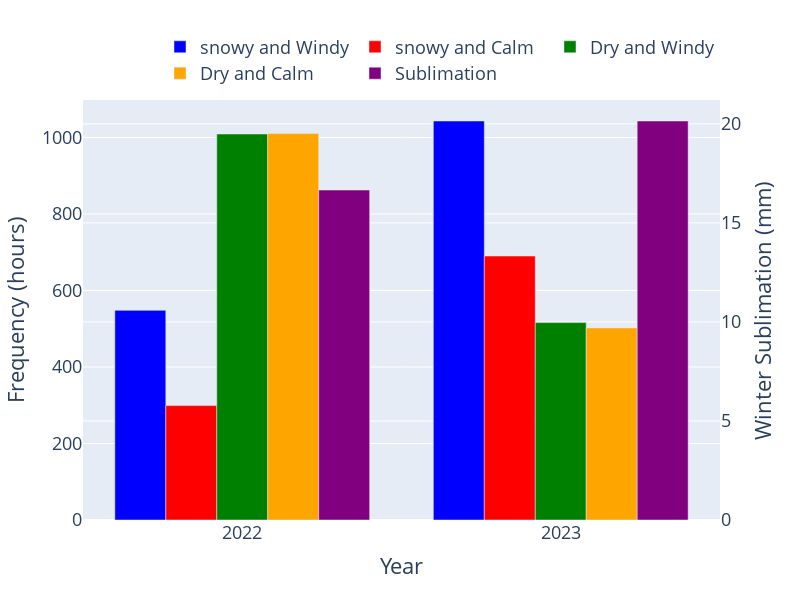

Notebook code cell kept with this figure:
### Code cell
import plotly.graph_objects as go

fig = go.Figure()

# Add primary y-axis bars
fig.add_trace(go.Bar(x=[2022], y=[snowy_sublimation_22.shape[0]], offsetgroup=0, name='snowy and Windy', marker_color='blue'))
fig.add_trace(go.Bar(x=[2022], y=[snowy_calm_sublimation_22.shape[0]], offsetgroup=1, name='snowy and Calm', marker_color='red'))
fig.add_trace(go.Bar(x=[2022], y=[dry_windy_sublimation_22.shape[0]], offsetgroup=2, name='Dry and Windy', marker_color='green'))
fig.add_trace(go.Bar(x=[2022], y=[dry_calm_sublimation_22.shape[0]], offsetgroup=3, name='Dry and Calm', marker_color='orange'))
# fig.add_trace(go.Bar(x=[2022], y=[2904 - snowy_sublimation_22.shape[0] - snowy_calm_sublimation_22.shape[0] - dry_windy_sublimation_22.shape[0] - dry_calm_sublimation_22.shape[0]],
#                      offsetgroup=4, name='No Data', marker_color='gray'))

fig.add_trace(go.Bar(x=[2023], y=[snowy_sublimation_23.shape[0]], offsetgroup=0, showlegend=False, marker_color='blue'))
fig.add_trace(go.Bar(x=[2023], y=[snowy_calm_sublimation_23.shape[0]], offsetgroup=1, showlegend=False, marker_color='red'))
fig.add_trace(go.Bar(x=[2023], y=[dry_windy_sublimation_23.shape[0]], offsetgroup=2, showlegend=False, marker_color='green'))
fig.add_trace(go.Bar(x=[2023], y=[dry_calm_sublimation_23.shape[0]], offsetgroup=3, showlegend=False, marker_color='orange'))
# fig.add_trace(go.Bar(x=[2023], y=[2904 - snowy_sublimation_23.shape[0] - snowy_calm_sublimation_23.shape[0] - dry_windy_sublimation_23.shape[0] - dry_calm_sublimation_23.shape[0]], 
#                      offsetgroup=4, showlegend=False, marker_color='gray'))

# Add secondary y-axis bars
fig.add_trace(go.Bar(x=[2022], y=[w22_kp_sail['sublimation'].sum()], offsetgroup=4, name='Sublimation', marker_color='purple', yaxis='y2'))
fig.add_trace(go.Bar(x=[2023], y=[sublimation_1H['sublimation_1H'].sum()], offsetgroup=4, showlegend=False, marker_color='purple', yaxis='y2'))

# Update layout for secondary y-axis
fig.update_layout(
    barmode='group',
    xaxis_title='Year',
    yaxis_title='Frequency (hours)',
    yaxis2=dict(
        title='Winter Sublimation (mm)',
        overlaying='y',
        side='right'
    ),
    showlegend=True,
    height=600,
    width=800
)

# move the legend to the right
fig.update_layout(legend=dict(
    orientation='h',
    yanchor='bottom',
    y=1.02,
    xanchor='right',
    x=1
))

# Make the x-axis ticks just the years
fig.update_xaxes(tickvals=[2022, 2023])
# increse the font size of all the labels
fig.update_layout(font=dict(size=18))

fig.show()

### Figure 1 — Plotly figure (JSON) as saved in the notebook; plotly's stock layout.template omitted (floating-point values rounded to 4 significant figures)
{"data": [{"marker": {"color": "blue"}, "name": "snowy and Windy", "offsetgroup": "0", "type": "bar", "x": [2022], "y": [548]}, {"marker": {"color": "red"}, "name": "snowy and Calm", "offsetgroup": "1", "type": "bar", "x": [2022], "y": [299]}, {"marker": {"color": "green"}, "name": "Dry and Windy", "offsetgroup": "2", "type": "bar", "x": [2022], "y": [1009]}, {"marker": {"color": "orange"}, "name": "Dry and Calm", "offsetgroup": "3", "type": "bar", "x": [2022], "y": [1010]}, {"marker": {"color": "blue"}, "offsetgroup": "0", "showlegend": false, "type": "bar", "x": [2023], "y": [1043]}, {"marker": {"color": "red"}, "offsetgroup": "1", "showlegend": false, "type": "bar", "x": [2023], "y": [690]}, {"marker": {"color": "green"}, "offsetgroup": "2", "showlegend": false, "type": "bar", "x": [2023], "y": [516]}, {"marker": {"color": "orange"}, "offsetgroup": "3", "showlegend": false, "type": "bar", "x": [2023], "y": [502]}, {"marker": {"color": "purple"}, "name": "Sublimation", "offsetgroup": "4", "type": "bar", "x": [2022], "y": [16.66], "yaxis": "y2"}, {"marker": {"color": "purple"}, "offsetgroup": "4", "showlegend": false, "type": "bar", "x": [2023], "y": [20.14], "yaxis": "y2"}], "layout": {"barmode": "group", "font": {"size": 18}, "height": 600, "legend": {"orientation": "h", "x": 1, "xanchor": "right", "y": 1.02, "yanchor": "bottom"}, "showlegend": true, "width": 800, "xaxis": {"tickvals": [2022, 2023], "title": {"text": "Year"}}, "yaxis": {"title": {"text": "Frequency (hours)"}}, "yaxis2": {"overlaying": "y", "side": "right", "title": {"text": "Winter Sublimation (mm)"}}}}
